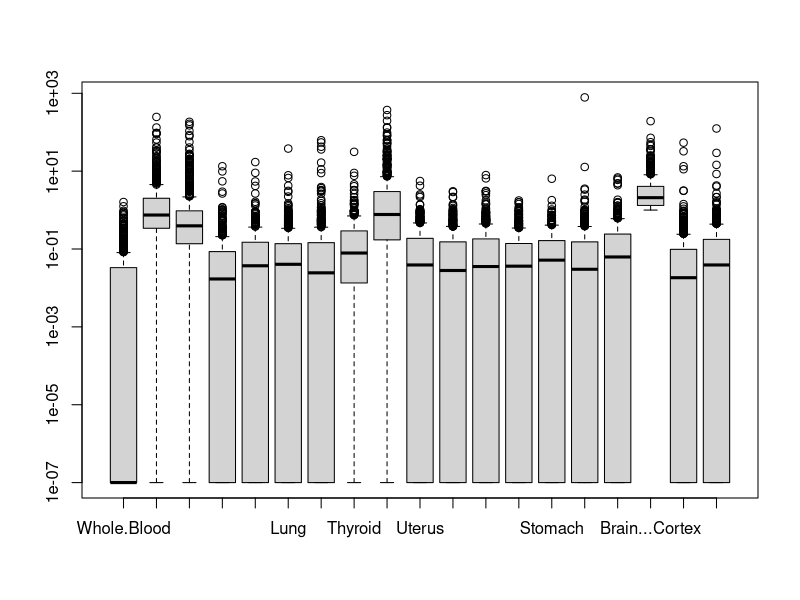

Write R code to recreate this figure.
#!/usr/bin/env Rscript

# all data
data = read.csv("../genes/tissue_specific.txt", header=TRUE, sep="\t", skip=1)

# all quantitative variables
num.data = subset(data, select=c(-Gene, -Protein)) + 0.0000001

if(Sys.info()['sysname'] == "Darwin") {
  quartz()
} else {
  x11()
}

# box plot
boxplot(num.data, log="y")

message("Press Return To Continue")
invisible(readLines("stdin", n=1))
